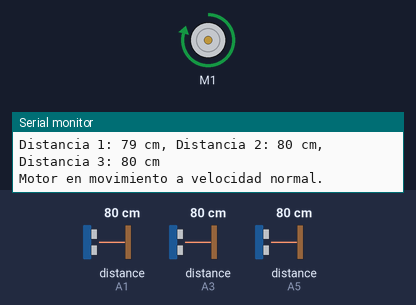
Bench run of a sketch on a simulated Arduino Uno, built with avr-gcc and run on an emulated ATmega328P. On the bench: DC motor (green arrow = forward, orange = backward, longer = faster), the last lines printed to the serial monitor. Wiring (inferred from the names in the program): 3 × ultrasonic range finder: trigger A0, echo A1 / trigger A2, echo A3 / trigger A4, echo A5. Inputs (shaded band) come from the test bench; at power-on: distance to the obstacle (sensors on A1, A3, A5) 80 cm. The echo pulse lasts 58.3 µs per cm.

Above: at 1.8 s.
1.9 s: distance to the obstacle (sensor on A1) set to 34 cm
3.4 s: distance to the obstacle (sensor on A1) set to 28 cm
At 4.8 s:
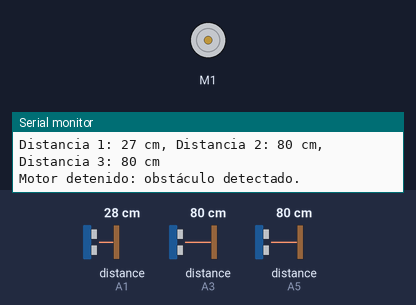
5.7 s: distance to the obstacle (sensor on A1) set to 35 cm
At 7.5 s:
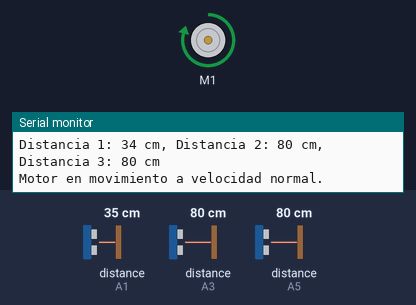
7.8 s: distance to the obstacle (sensor on A1) set to 2 cm
At 9.1 s:
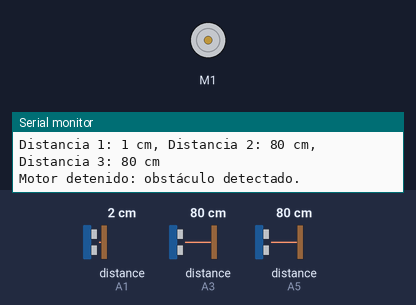
Timing chart, 0 to 10.8 s (numbered marks = the images above; inputs shaded):
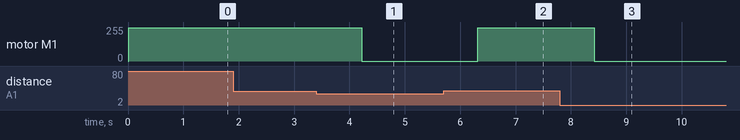

The sketch:

pruebasensoresmotor.nose.ino
```cpp
#include <AFMotor.h>
AF_DCMotor motor1(1);

const int trigPin1 = A0;
const int echoPin1 = A1;
const int trigPin2 = A2;
const int echoPin2 = A3;
const int trigPin3 = A4;
const int echoPin3 = A5;

#define MAX_DISTANCE 200
#define OBSTACLE_DISTANCE 30
#define NORMAL_SPEED 250
#define SLOW_SPEED 125

void setup() {
  motor1.setSpeed(NORMAL_SPEED); // Establece la velocidad inicial del motor
  motor1.run(RELEASE); // Asegúrate de que el motor esté liberado inicialmente

  Serial.begin(9600);

  pinMode(trigPin1, OUTPUT);
  pinMode(echoPin1, INPUT);
  pinMode(trigPin2, OUTPUT);
  pinMode(echoPin2, INPUT);
  pinMode(trigPin3, OUTPUT);
  pinMode(echoPin3, INPUT);
}

long getDistance(int trigPin, int echoPin) {
  // Enviar pulso de trigger
  digitalWrite(trigPin, LOW);
  delayMicroseconds(2);
  digitalWrite(trigPin, HIGH);
  delayMicroseconds(10);
  digitalWrite(trigPin, LOW);

  // Leer pulso de echo
  long duration = pulseIn(echoPin, HIGH);

  // Calcular distancia en centímetros
  long distance = (duration / 2) / 29.1;
  return distance;
}

void loop() {
  long distance1 = getDistance(trigPin1, echoPin1);
  long distance2 = getDistance(trigPin2, echoPin2);
  long distance3 = getDistance(trigPin3, echoPin3);

  Serial.print("Distancia 1: ");
  Serial.print(distance1);
  Serial.print(" cm, Distancia 2: ");
  Serial.print(distance2);
  Serial.print(" cm, Distancia 3: ");
  Serial.print(distance3);
  Serial.println(" cm");

  if (distance1 < OBSTACLE_DISTANCE || distance2 < OBSTACLE_DISTANCE || distance3 < OBSTACLE_DISTANCE) {
    // Detener el motor completamente
    motor1.setSpeed(0);
    motor1.run(RELEASE); // Liberar el motor
    Serial.println("Motor detenido: obstáculo detectado.");
  } else {
    // Mantener la velocidad normal si no se detecta un obstáculo
    motor1.setSpeed(NORMAL_SPEED);
    motor1.run(FORWARD); // O cualquier dirección que necesites
    Serial.println("Motor en movimiento a velocidad normal.");
  }

  delay(1000); // Esperar un momento antes de la siguiente lectura
}
```

Measured:
- the behaviour switches between 31 and 30 cm on distance to the obstacle (sensor on A1) (found by bisection; images 0 and 1)
- after the input at 3.4 s, motor M1: forward 250/255 → stopped after 0.82 s
- after the input at 5.7 s, motor M1: stopped → forward 250/255 after 0.62 s
- after the input at 7.8 s, motor M1: forward 250/255 → stopped after 0.62 s
